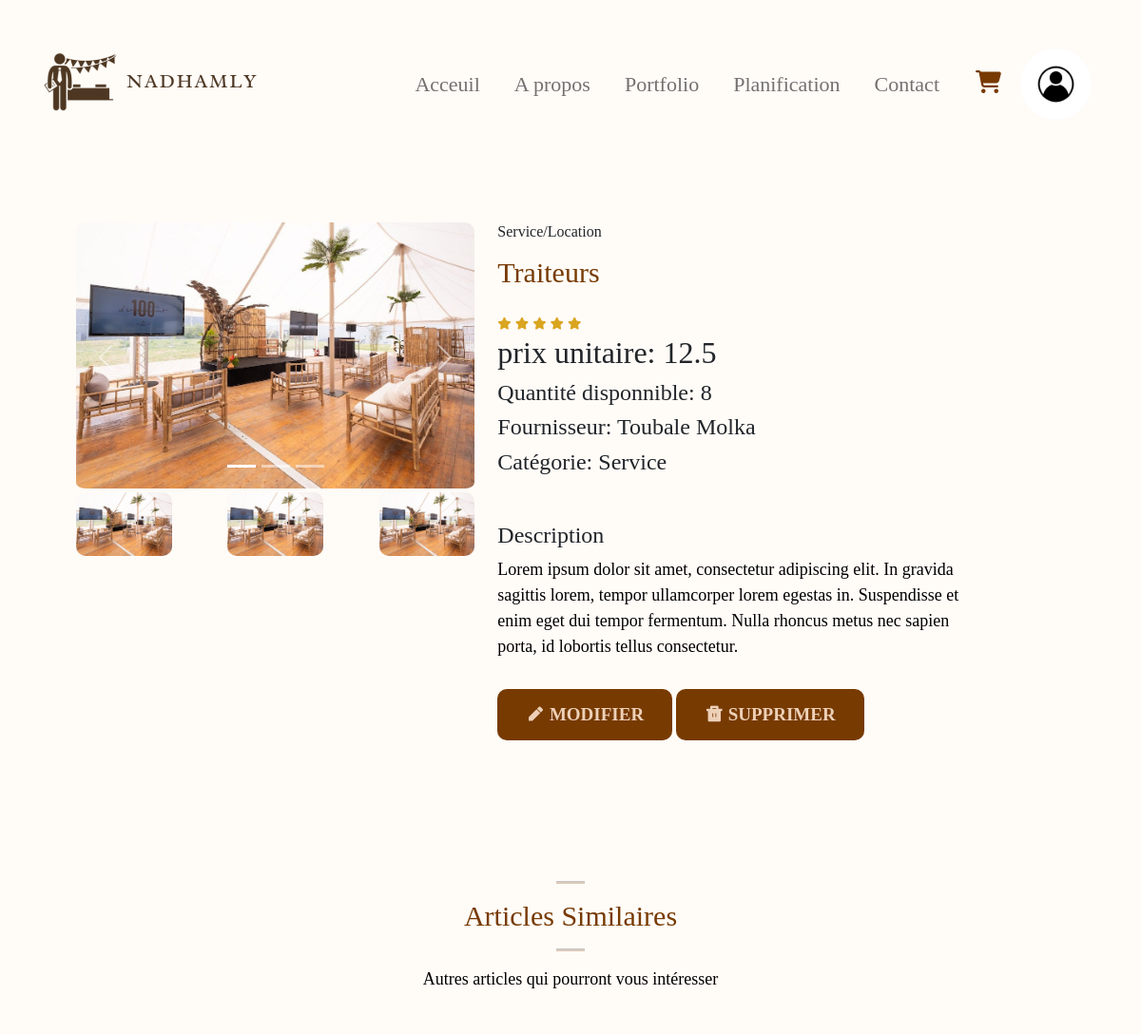
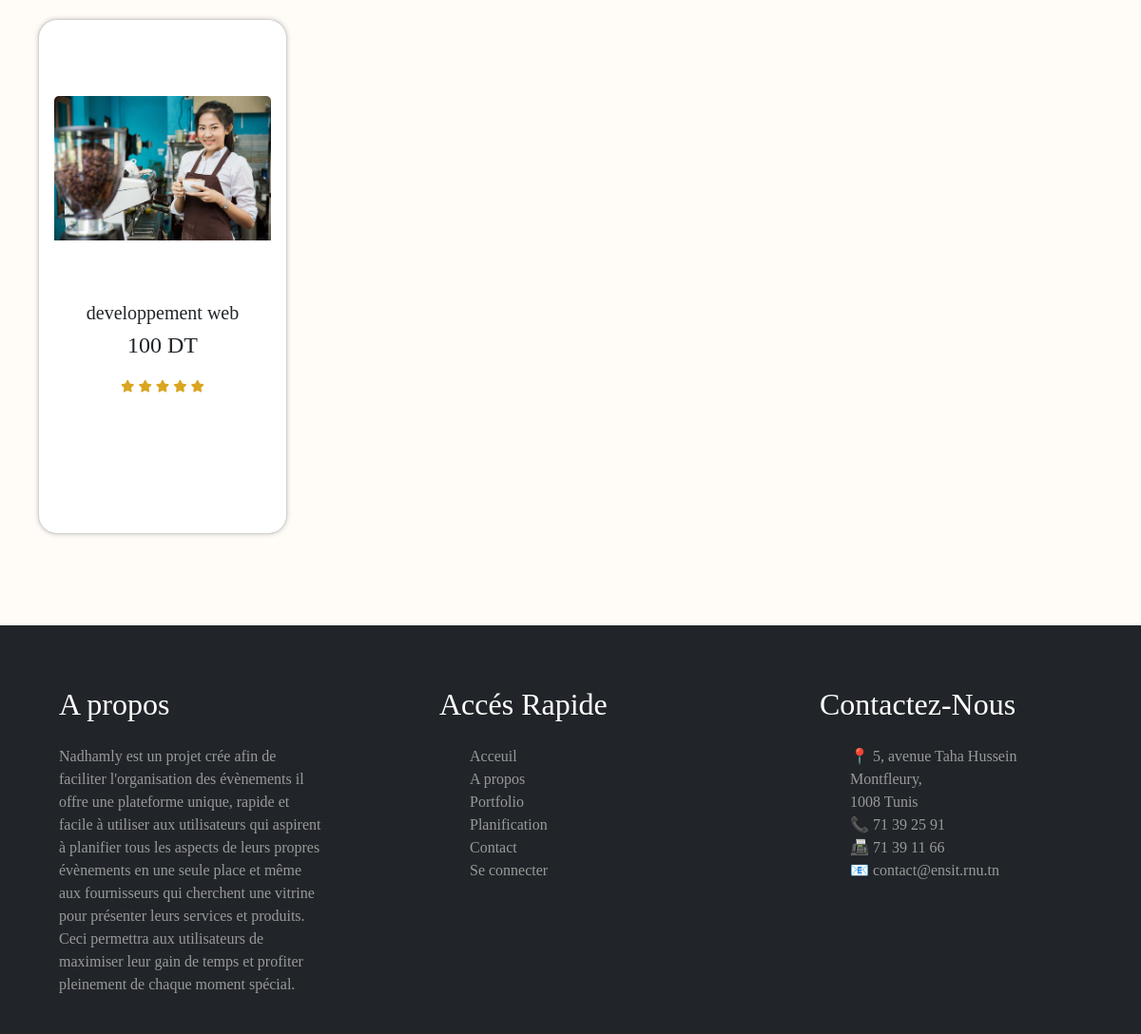
Page /details_art_vente_perso.php?id=662cd5ee8a0db (signed in) on the committed database (2 pictures, top to bottom).
### tables this page shows
CREATE TABLE `articles` (
  `id` varchar(15) NOT NULL,
  `libelle` varchar(30) NOT NULL,
  `description` varchar(300) NOT NULL,
  `nombre` int(11) NOT NULL,
  `prix` float NOT NULL,
  `image1` varchar(100) DEFAULT 'images/default/image_default.png',
  `image2` varchar(100) DEFAULT 'images/default/image_default.png',
  `image3` varchar(100) DEFAULT 'images/default/image_default.png',
  `categorie` varchar(20) NOT NULL,
  `dispo` int(11) NOT NULL DEFAULT 1,
  `motif` varchar(9) NOT NULL,
  `id_frs` int(11) NOT NULL
);

CREATE TABLE `utilisateur` (
  `id_user` int(11) NOT NULL,
  `id_panier` int(11) NOT NULL,
  `nom` char(20) NOT NULL,
  `prenom` char(20) NOT NULL,
  `mail` varchar(80) NOT NULL,
  `tel` int(11) NOT NULL,
  `bio` char(255) NOT NULL,
  `role` char(5) NOT NULL DEFAULT 'user',
  `username` varchar(100) NOT NULL,
  `mot_de_passe` varchar(100) NOT NULL,
  `pdp` varchar(100) DEFAULT 'images/default/image_default.png'
);

### details_art_vente_perso.php (the view, shortened to what this page needs)
<?php
require 'config.php';
if (isset($_SESSION["pdp"])) {
  $pdp = $_SESSION["pdp"];
} else {
  $pdp = null;
}
$id_user = $_SESSION["id_user"];
$id_article = $_GET['id'];
$sql = "SELECT * FROM `articles` WHERE id = '$id_article'";
$res = mysqli_query($conn, $sql);
$article = $res->fetch_assoc();
$sql2 = "SELECT * FROM `articles` WHERE categorie = '{$article['categorie']}' AND id != '$id_article' AND id_frs = $id_user LIMIT 4";
$qlq_articles = $conn->query($sql2);
$sqlf = "SELECT * FROM `utilisateur` WHERE id_user = $id_user";
$resf = mysqli_query($conn, $sqlf);
$fournisseur = $resf->fetch_assoc();
?>
<!DOCTYPE html>
<html lang="en">
<head>
  <link href="https://cdn.jsdelivr.net/npm/bootstrap@5.2.1/dist/css/bootstrap.min.css" rel="stylesheet">
  <link href="https://cdn.jsdelivr.net/npm/remixicon@4.2.0/fonts/remixicon.css" rel="stylesheet" />
  <link rel="stylesheet" href="https://pro.fontawesome.com/releases/v5.10.0/css/all.css">
  <link rel="stylesheet" href="css/index.css" type="text/css">
  <link rel="stylesheet" href="css/details-art.css" type="text/css">
  <link rel="stylesheet" href="css/dropdown.css" type="text/css">
</head>
<body>
  <nav class="navbar navbar-expand-lg bg-transparent">
        <div class="container-fluid">
          <a class="navbar-brand" href="index.html"><img src="images/logo.png" alt="logo Nadhamly"></a>
          <div class="sidebar offcanvas offcanvas-start" tabindex="-1" id="offcanvasNavbar" aria-labelledby="offcanvasNavbarLabel">
            <div class="offcanvas-body">
              <ul class="navbar-nav justify-content-end align-items-center flex-grow-1 pe-3">
                <li class="nav-item">
                  <a class="nav-link  fontradley bold" aria-current="page" href="index.php">Acceuil</a>
                </li>
                <li class="nav-item">
                  <a class="nav-link  fontradley bold" href="Apropos.php">A propos</a>
                </li>
                <li class="nav-item">
                    <a class="nav-link  fontradley bold" href="portfolio.php">Portfolio</a>
                  </li>
                  <li class="nav-item fontradley">
                    <a class="nav-link  bold" href="planification.php">Planification</a>
                  </li>
                  <li class="nav-item">
                    <a class="nav-link fontradley  bold" href="contact.php">Contact</a>
                  </li>
                  <li class="nav-item">
              <a href="panier.php" class="cart-link">
                <i class="fa-solid fa-cart-shopping icon-style"></i>
              </a>
            </li>
                  <li class="nav-item">
                  <?php if(isset($_SESSION["utilisateur"])) { ?>
                         <div class="profile-dropdown">
          <div  onclick="toggle()" class="profile-img" id="image-container">
          <?php if (!empty($pdp)) { ?>
                <img src="<?php echo $pdp; ?>" style="border-radius: 50%; overflow: hidden; width: 55px; height: 55px; object-fit: cover;" id="profile-image">
            <?php } else { ?>
                <img src="images/defaultpdp.jpg" alt="Default Profile Picture" style="border-radius: 50%; overflow: hidden; width: 75px; height: 75px; object-fit: cover;" id="profile-image">
            <?php } ?>
          </div>
      </div>
                <?php } else { ?>
                    <a class="nav-link text-white px-3 py-1 rounded-4 fontradley navbtn" href="login.php">Se connecter</a>
                <?php } ?>
                  </li>
              </ul>
            </div>
          </div>
        </div>
      </nav>
  <section class="container sproduct">
    <div class="row mt-5">
      <div class="col-lg-5 col-md-12 col-12">
        <div id="carouselExampleIndicators" class="carousel slide">
          <div class="carousel-indicators">
            <?php for ($i = 1; $i <= 3; $i++) { ?>
              <button type="button" data-bs-target="#carouselExampleIndicators" data-bs-slide-to="<?php echo $i - 1; ?>" <?php echo ($i == 1) ? 'class="active"' : ''; ?> aria-label="Slide <?php echo $i; ?>"></button>
            <?php } ?>
          </div>
          <div class="carousel-inner">
            <?php for ($i = 1; $i <= 3; $i++) { ?>
              <div class="carousel-item <?php echo ($i == 1) ? 'active' : ''; ?>">
                <img class="img-fluid w-100 pb-1 big-img" src="images/upload/articles/<?php echo $article['image' . $i]; ?>" alt="placeholder">
              </div>
            <?php } ?>
          </div>
          <button class="carousel-control-prev" type="button" da ta-bs-target="#carouselExampleIndicators" data-bs-slide="prev">
            <span class="carousel-control-prev-icon" aria-hidden="true"></span>
          </button>
          <button class="carousel-control-next" type="button" data-bs-target="#carouselExampleIndicators" data-bs-slide="next">
            <span class="carousel-control-next-icon" aria-hidden="true"></span>
          </button>
        </div>
        <div class="small-img-group d-flex justify-content-between">
          <?php
          for ($i = 1; $i <= 3; $i++) {
            $imageFieldName = 'image' . $i;
            $imagePath = $article[$imageFieldName];
            if (!empty($imagePath)) {
          ?>
              <div class="small-img-col">
                <img src="images/upload/articles/<?php echo $imagePath; ?>" width="100%" class="small-img" alt="placeholder" id="small-img-<?php echo $i; ?>">
              </div>
          <?php
            }
          }
          ?>
        </div>
      </div>
      <div class="col-lg-6 col-md-12 col-12">
        <h6><?php echo $article['categorie'] . "/" . $article['motif']; ?></h6>
        <h3 class="py-2"><?php echo $article['libelle']; ?></h3>
        <div class="star ">
          <i class="fas fa-star"></i>
          <i class="fas fa-star"></i>
          <i class="fas fa-star"></i>
          <i class="fas fa-star"></i>
          <i class="fas fa-star"></i>
        </div>
        <h2>prix unitaire: <?php echo $article['prix']; ?></h2>
        <h4><?php echo "Quantité disponnible: " . $article['nombre']; ?></h4>
        <h4><?php echo "Fournisseur: " . $fournisseur['nom'] . " " . $fournisseur['prenom']; ?></h4>
        <h4><?php echo "Catégorie: " . $article['categorie']; ?></h4>
        <h4 class="mt-5 ">Description</h4>
        <p><?php echo $article['description']; ?>
        </p>
        <a href="modif_article.php?id=<?php echo $article['id']; ?>" style="text-decoration:none;"><button class="buy-btn"><i class="ri-pencil-fill"></i> Modifier</button></a>
        <a href="delete_article.php?id=<?php echo $article['id']; ?>" style="text-decoration:none;"><button class="buy-btn"><i class="ri-delete-bin-fill"></i> Supprimer</button></a>
      </div>
    </div>
  </section>
  <section id="featured" class="my-5 pb-5">
    <div class="container text-center mt-5 pb-5">
      <hr class="mx-auto">
      <h3>Articles Similaires</h3>
      <hr class="mx-auto">
      <p>Autres articles qui pourront vous intéresser</p>
    </div>
    <div class="row mx-auto container-fluid">
      <?php
      while ($row = mysqli_fetch_assoc($qlq_articles)) {
      ?>
        <div class="product text-center col-lg-3 col-md-4 col-12">
          <div class="card">
            <img class="card-img-top" src="images/upload/articles/<?php echo $row['image1']; ?>" alt="">
            <div class="card-body">
              <h5 class="card-title"><?php echo $row['libelle']; ?></h5>
              <h4 class="card-text"><?php echo $row['prix']; ?> DT</h4>
              <div class="star my-2">
                <i class="fas fa-star"></i>
                <i class="fas fa-star"></i>
                <i class="fas fa-star"></i>
                <i class="fas fa-star"></i>
                <i class="fas fa-star"></i>
              </div>
              <a href="details_art_vente_perso.php?id=<?php echo $row['id']; ?>" style="text-decoration:none;"> <button class="btn btn-primary buy-btn">voir détails</button></a>
            </div>
          </div>
        </div>
      <?php } ?>
    </div>
  </section>
  <footer class="bg-dark pt-5 pb-4">
    <div class="container-fluid">
      <div class="row  text-white">
        <div class="col-md-3 col-lg-3 col-sm-1 mx-auto mt-3">
          <h2 style="font-family:'Times New Roman', Times, serif;font-weight: 500;">A propos</h2>
        </div>
        <div class="col-md-3 col-lg-3 col-sm-1 mx-auto mt-3">
          <h2 style="font-family: 'Times New Roman', Times, serif;font-weight: 500;">Accés Rapide</h2>
        </div>
        <div class="col-md-3 col-lg-3 col-sm-1 mx-auto mt-3">
          <h2 style="font-family: 'Times New Roman', Times, serif;font-weight: 500;">Contactez-Nous</h2>
        </div>
      </div>
      <div class="row greytext">
        <div class="col-md-3 col-lg-3 col-sm-1 mx-auto mt-3">
          <p style="font-family:'Times New Roman', Times, serif;"> Nadhamly est un projet crée afin de faciliter l'organisation des évènements il offre une plateforme unique, rapide et facile à utiliser aux utilisateurs qui aspirent à planifier tous les aspects de leurs propres évènements en une seule place et même aux fournisseurs qui cherchent une vitrine pour présenter leurs services et produits. Ceci permettra aux utilisateurs de maximiser leur gain de temps et profiter pleinement de chaque moment spécial.
          </p>
        </div>
        <div class="col-md-3 col-lg-3 col-sm-1 mx-auto mt-3">
          <ul>
            <li><a href="index.html">Acceuil</a></li>
            <li><a href="#">A propos</a></li>
            <li><a href="portfolio.html">Portfolio</a></li>
            <li><a href="planification.html">Planification</a></li>
            <li><a href="contact.html">Contact</a></li>
            <li><a href="login.html">Se connecter</a></li>
          </ul>
        </div>
        <div class="col-md-3 col-lg-3 col-sm-1 mx-auto mt-3">
          <ul class="coordonnées">
            <li align="left">&#128205; <a href="https://maps.app.goo.gl/zLKkJNBrgjAyrBT1A">5, avenue Taha Hussein Montfleury,<br /> 1008 Tunis</a></li>
            <li align="left">&#128222; <a href="tel:216 71 39 25 91">71 39 25 91</a></li>
            <li align="left">&#128224; <a href="tel:216 71 39 11 66"> 71 39 11 66</a></li>
            <li align="left">&#128231; <a href="mailto:contact@ensit.rnu.tn">contact@ensit.rnu.tn</a></li>
          </ul>
        </div>
      </div>
    </div>
  </footer>
</body>
</html>

### css/index.css (style rules this page uses)
:root { --bg-color:#fffbf7; --text-noir:black; --text-bleu:blue; --text-marron:#773a00; --marron-int:#351a02; --marron-clair:#ffe8d4dd; --footer-color:#999; --bronze:#977b3f; --white:#fff }
body { font-family: "Radley"; background-color: var(--bg-color); }
.fontradley { font-family: 'Radley'; }
.bold { font-weight: 500; }
.nav-link { font-size: 22px; margin-left: 10px; margin-right: 10px; }
.navbar-nav .nav-link { transition: all .50s ease; }
.navbar { padding-left: 2%; padding-right: 2%; }
.offcanvas-body { align-items: center; justify-content: center; }
.greytext { color: var(--footer-color); }
footer a { color: var(--footer-color); text-decoration: none; transition: color 0.5s ease; }
footer li { list-style: none; }
.container { width:90%; margin: 0 auto; padding: 10px 20px; }
@media screen and (min-width:768px) { section { padding: 1em 9em; } }
@media screen and (min-width:992px) { section { padding: 1em; } }
@media screen and (min-width:992px) { .card { padding: 5em 1em; width: 100%; } }
hr { background: var(--text-marron); background-color: var(--text-marron); width:30px; height: 3px; }
button { font-size: 0.8rem; font-weight: 700; outline: none; border:none; background-color: #1d1d1d; color:aliceblue; padding: 13px 30px; cursor: pointer; text-transform: uppercase; transition: 0.3s ease; }
.star i { font-size: 0.8rem; color: goldenrod !important; }

### css/details-art.css (style rules this page uses)
:root { --bg-color:#fffbf7; --text-noir:black; --text-bleu:blue; --text-marron:#773a00; --marron-int:#351a02; --marron-clair:#ffe8d4dd; --footer-color:#999; --bronze:#977b3f; --white:#fff }
.small-img-group { display:flex; justify-content:space-between; }
.small-img-col { flex-basis:24%; cursor:pointer; }
.sproduct h3 { font-size: 30px; margin-bottom: 15px; color: var(--text-marron); }
.sproduct img { max-width: 100%; height: auto; display: block; transition:0.5 ease; border-radius: 10px; }
.container h3 { font-size: 30px; color: var(--text-marron); }
.container p { font-size: 18px; line-height: 1.5; color: var(--text-noir); }
.product img { width: 100%; height: auto; }
.buy-btn { display: inline-block; color: var(--marron-clair); font-size: 19px; background-color: var(--text-marron); text-decoration: none; border-radius: 10px; margin-top: 15px; transition: .3s ease; cursor: pointer; opacity: 1; transition: 0.3s all; }
.card { border-radius: 20px; overflow: hidden; box-shadow: 0px 0px 5px rgba(0, 0, 0, 0.2); }
.card a { text-decoration: none; color: inherit; font-size: 1.4em; }

### css/dropdown.css (style rules this page uses)
:root { --primary: #eeeeee; --secondary: #773a00; --secondary-light: #ffefe0; --secondary-light-2: rgb(127, 183, 126, 0.1); --white: #fff; --black: #393e46; --shadow: 0px 2px 8px 0px var(--secondary-light); }
.profile-dropdown { position: relative; width: fit-content; }
.profile-img { display: inline-block; position: relative; }
.profile-img img { transition: transform 0.3s ease; }

### details_art_vente_perso.php (style rules this page uses)
.product { display: flex; align-items: stretch; }
.product .card { width: 100%; }
.card .card-img-top { height: 200px; object-fit: cover; }
.card-body { display: flex; flex-direction: column; justify-content: flex-end; height: 100%; }
.fa-cart-shopping { font-size: 24px; color: var(--text-marron); margin-left: 10px; margin-right: 10px; padding-left: 10px; padding-right: 10px; }

### rows in the picture
articles: image1 (picture), image2 (picture), image3 (picture), categorie "Service", motif "Location", libelle "Traiteurs", prix "12.5", nombre "8", description "Lorem ipsum dolor sit amet, consectetur adipiscing elit. In gravida sagittis lorem, tempor ullamcorper lorem egestas in. Suspendisse et enim eget dui tempor fermentum. Nulla rhoncus metus nec sapien porta, id lobortis tellus consectetur."
utilisateur: nom "Toubale", prenom "Molka"
articles: image1 (picture), libelle "developpement web", prix "100"
